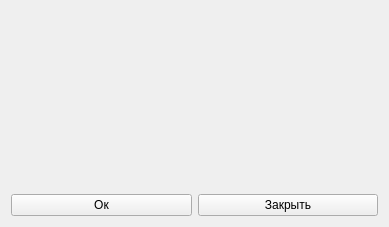
<?xml version="1.0" encoding="UTF-8"?>
<ui version="4.0">
 <class>FindFormContract</class>
 <widget class="QWidget" name="FindFormContract">
  <property name="geometry">
   <rect>
    <x>0</x>
    <y>0</y>
    <width>389</width>
    <height>227</height>
   </rect>
  </property>
  <property name="windowTitle">
   <string>Поиск Договоров</string>
  </property>
  <property name="windowIcon">
   <iconset resource="../../resources/main.qrc">
    <normaloff>:/images/logo.png</normaloff>:/images/logo.png</iconset>
  </property>
  <layout class="QGridLayout" name="gridLayout">
   <item row="0" column="0" colspan="2">
    <widget class="gui::FindFormContractWidget" name="FindFormContractWidget" native="true"/>
   </item>
   <item row="1" column="0">
    <widget class="QPushButton" name="okButton">
     <property name="text">
      <string>Ок</string>
     </property>
    </widget>
   </item>
   <item row="1" column="1">
    <widget class="QPushButton" name="closeButton">
     <property name="text">
      <string>Закрыть</string>
     </property>
    </widget>
   </item>
  </layout>
 </widget>
 <customwidgets>
  <customwidget>
   <class>gui::FindFormContractWidget</class>
   <extends>QWidget</extends>
   <header>gui/widgets/findformcontractwidget.h</header>
   <container>1</container>
  </customwidget>
 </customwidgets>
 <resources>
  <include location="../../resources/main.qrc"/>
 </resources>
 <connections/>
</ui>
